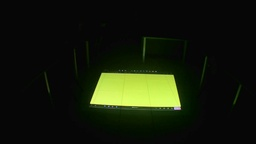
#> input picture Testes/udescjoinvilleiputil/projecao.jpg, 256 x 144 px, shrunk from 1920 x 1080 before the run, found by its file name
$ python calibration_v3.py
#> lines starting #> are read from the running program, lines starting #| are printed output that depends on the picture
import numpy as np
from PIL import Image

imagem2 = Image.open("udescjoinvilleiputil\projecao.jpg")
#> imagem2 is the input picture: PIL image 256x144 RGB; mean R, G, B 21.4, 26.8, 11.6

imagem = imagem2.convert("L")
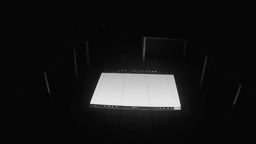
#> imagem: PIL image 256x144 L; min 2, max 237, mean 23.5
img_matrix = np.asarray(imagem)


sobel_Gx = [-1, -2, -1, 0, 0, 0, 1, 2, 1]

sobel_Gy = [-1, 0, 1, -2, 0, 2, -1, 0, 1]


limit = 150

pixels = []

for i in range(1, len(img_matrix) - 1):
    for j in range(1, len(img_matrix[0]) - 1):
        Gx = 0

        pixel_neighbors = [
            img_matrix[i - 1][j - 1],
            img_matrix[i - 1][j],
            img_matrix[i - 1][j + 1],
            img_matrix[i][j - 1],
            img_matrix[i][j],
            img_matrix[i][j + 1],
            img_matrix[i + 1][j - 1],
            img_matrix[i + 1][j],
            img_matrix[i + 1][j + 1],
        ]

        for k in range(len(sobel_Gx)):
            Gx += pixel_neighbors[k] * sobel_Gx[k]
#> this loop made 142 passes


for i in range(len(pixels)):
    x, y = pixels[i][1]
    imagem2.putpixel((y, x), (255, 0, 0))


imagem2.save("Teste12.png")
